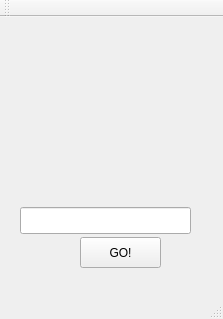
<?xml version="1.0" encoding="UTF-8"?>
<ui version="4.0">
 <class>JoystickWindow</class>
 <widget class="QMainWindow" name="JoystickWindow">
  <property name="geometry">
   <rect>
    <x>0</x>
    <y>0</y>
    <width>223</width>
    <height>319</height>
   </rect>
  </property>
  <property name="windowTitle">
   <string>JoystickWindow</string>
  </property>
  <property name="windowIcon">
   <iconset resource="icons.qrc">
    <normaloff>:/image/joystick.png</normaloff>:/image/joystick.png</iconset>
  </property>
  <widget class="QWidget" name="centralWidget">
   <widget class="QLineEdit" name="leJs">
    <property name="geometry">
     <rect>
      <x>20</x>
      <y>190</y>
      <width>171</width>
      <height>27</height>
     </rect>
    </property>
   </widget>
   <widget class="QPushButton" name="btConnect">
    <property name="geometry">
     <rect>
      <x>80</x>
      <y>220</y>
      <width>81</width>
      <height>31</height>
     </rect>
    </property>
    <property name="text">
     <string>GO!</string>
    </property>
   </widget>
   <widget class="QLabel" name="lbLeft">
    <property name="geometry">
     <rect>
      <x>20</x>
      <y>70</y>
      <width>21</width>
      <height>17</height>
     </rect>
    </property>
    <property name="text">
     <string/>
    </property>
   </widget>
   <widget class="QLabel" name="lbRigth">
    <property name="geometry">
     <rect>
      <x>180</x>
      <y>70</y>
      <width>21</width>
      <height>17</height>
     </rect>
    </property>
    <property name="text">
     <string/>
    </property>
   </widget>
   <widget class="QLabel" name="lbFront">
    <property name="geometry">
     <rect>
      <x>100</x>
      <y>0</y>
      <width>16</width>
      <height>21</height>
     </rect>
    </property>
    <property name="text">
     <string/>
    </property>
   </widget>
   <widget class="QLabel" name="lbBack">
    <property name="geometry">
     <rect>
      <x>100</x>
      <y>150</y>
      <width>21</width>
      <height>17</height>
     </rect>
    </property>
    <property name="text">
     <string/>
    </property>
   </widget>
  </widget>
  <widget class="QMenuBar" name="menuBar">
   <property name="geometry">
    <rect>
     <x>0</x>
     <y>0</y>
     <width>223</width>
     <height>21</height>
    </rect>
   </property>
  </widget>
  <widget class="QToolBar" name="mainToolBar">
   <attribute name="toolBarArea">
    <enum>TopToolBarArea</enum>
   </attribute>
   <attribute name="toolBarBreak">
    <bool>false</bool>
   </attribute>
  </widget>
  <widget class="QStatusBar" name="statusBar"/>
 </widget>
 <layoutdefault spacing="6" margin="11"/>
 <resources>
  <include location="icons.qrc"/>
 </resources>
 <connections/>
</ui>
